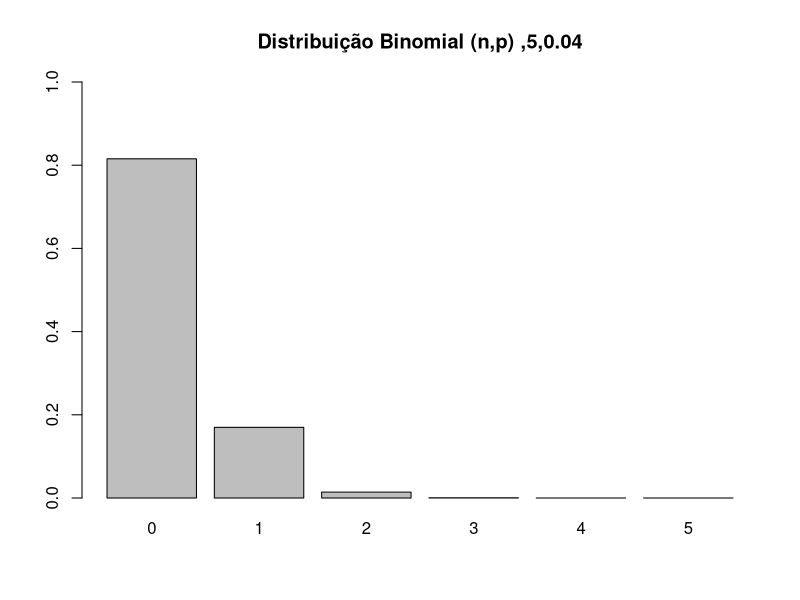
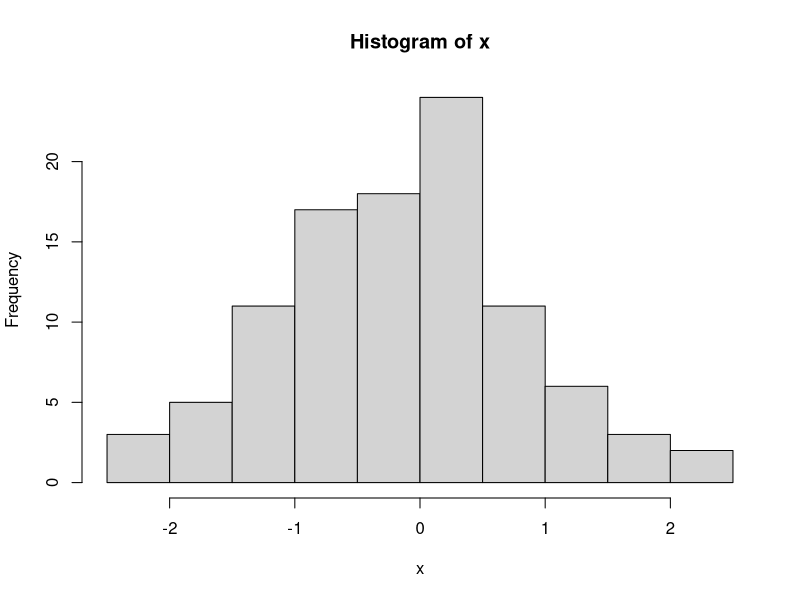
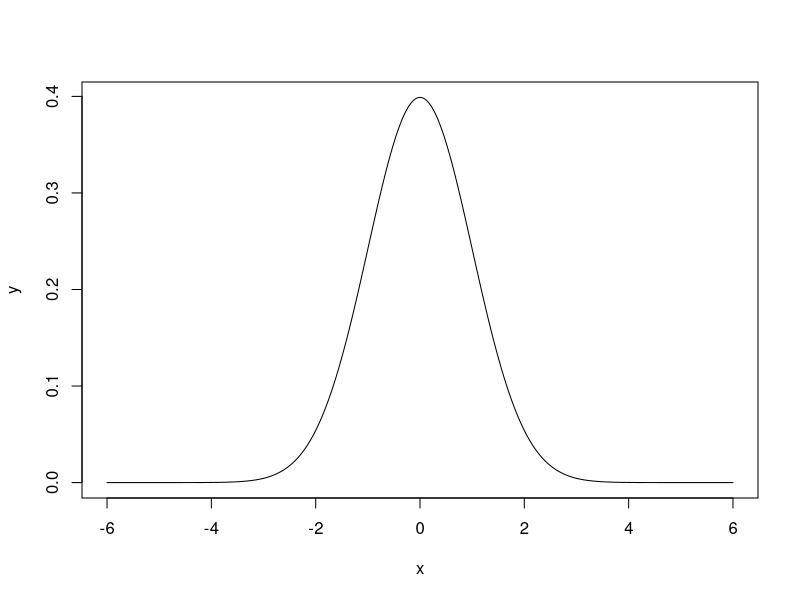

Here is the R script that generated these plots, in order:
## ---- chunk 1
# Para este exemplo, vamos chamar um sucesso um ataque fatal (p = 0.04). 
# Temos n = 5 pacientes e queremos saber a probabilidade de que todos sobrevivam ou, em outras palavras, 
# que nenhum seja fatal (0 sucessos).

# X = Número de sobreviventes ao ataque
# p = 0.04
# n = 5
# dbinom(X, n, p)
?dbinom
a <- dbinom(0, 5, 0.04)
print(a)

# Desenhando a distribuição de probabilidades
graph <- function(n,p){
  x <- dbinom(0:n, size = n, prob = p)
  barplot(x,ylim=c(0,1),names.arg=0:n,
          main=sprintf(paste('Distribuição Binomial (n,p) ',n,p,sep=',')))
}
graph(5,0.04)
## ---- chunk 2

# Exemplo: Considere um processo que têm uma taxa de 0,5 defeitos por unidade. 
# Qual a probabilidade de uma unidade apresentar dois defeitos? E nenhum defeito?
?dpois
dpois(2, 0.5)
dpois(0, 0.5)
## ---- chunk 3
x <- rnorm(100)
hist(x)
## ---- chunk 4
x <- seq(-6, 6, by=0.01)
y <- dnorm(x)
plot(x, y, type="l")
